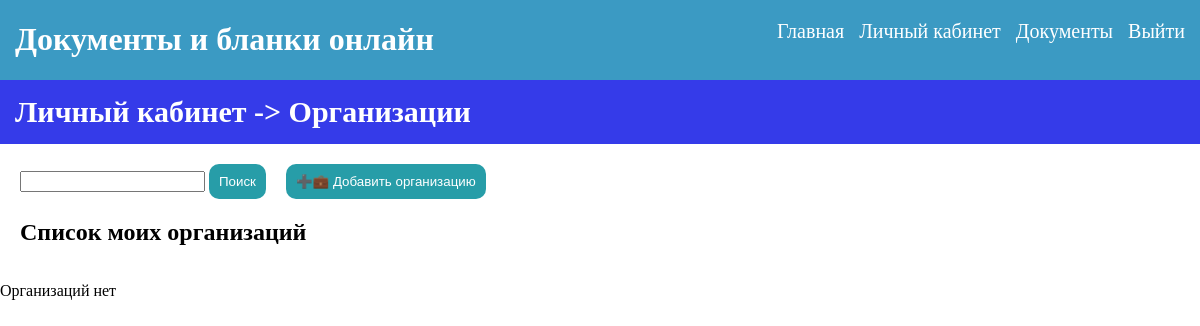
Page /account/org/ (signed in) on the earlier database version.
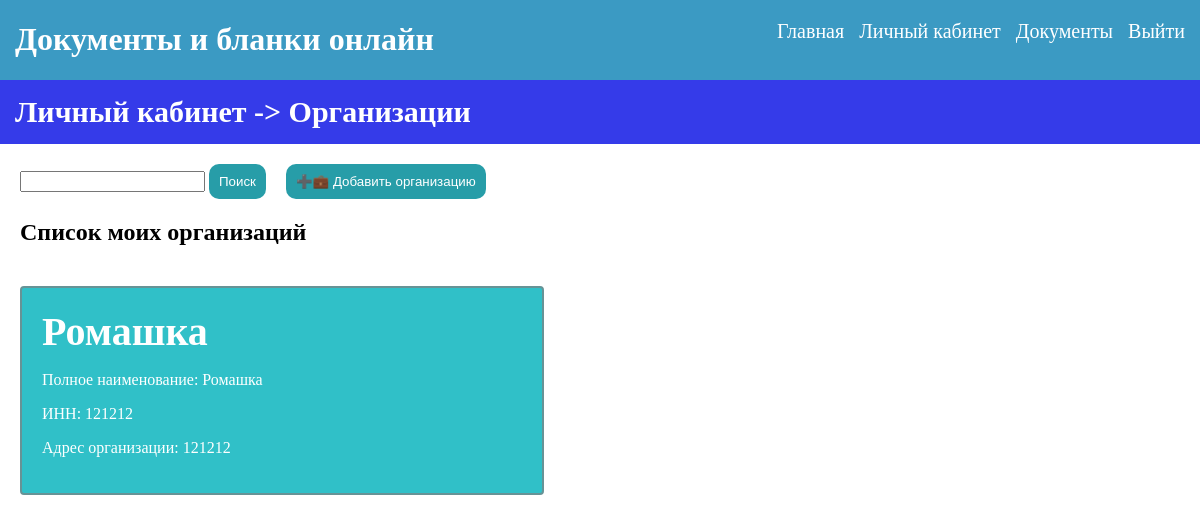
Same page on the later database version.
### account/models.py (models this page shows)
class Organization(models.Model):
    ID_information = models.ForeignKey('Organization_info', on_delete=models.CASCADE)
    ID_employers = models.ForeignKey('Employers', on_delete=models.CASCADE, blank=True, null=True)
    ID_contacts = models.ForeignKey('Contacts', on_delete=models.CASCADE)
    ID_NDS = models.ForeignKey('NDS_info', on_delete=models.CASCADE, blank=True, null=True)
    ID_privite = models.ForeignKey('Privite_face', on_delete=models.CASCADE, blank=True, null=True)

class Organization_info(models.Model):
    org_name = models.CharField(max_length=255) # наименование организации
    all_name = models.CharField(max_length=255, blank=True, null=True) #полное наименование организации
    INN_number = models.IntegerField()
    OKPO_code = models.IntegerField(blank=True, null=True)
    OKVED = models.IntegerField(blank=True, null=True)
    org_adress = models.CharField(max_length=255, blank=True, null=True)
    OGRN = models.IntegerField()
    IP_fact = models.BooleanField(default=False) #факт ИП
    KPP = models.IntegerField(null=True, blank=True)  #КПП если не ИП

### account/views.py (the view)
# urls.py: path('org/', login_required(org), name='org'),
def org(request):
    orgs = Organization.objects.filter(
        id__in=User_Organization.objects.filter(user=request.user).values_list('organization', flat=True)
    )
    query = request.GET.get('q')
    if query:
        org_found = orgs.filter(Q(ID_information__org_name__icontains=query)).distinct()
        if not org_found.exists():
            org_found = orgs
    else:
        org_found = orgs
    return render(request, 'account/dashboard.html', {'orgs': orgs, 'org_found': org_found})

### account/templates/account/dashboard.html (shortened to what this page needs)
{% load static %}
<!DOCTYPE html>
<html lang="en">
<head>
    <link rel="stylesheet" href="{% static 'css/base.css' %}">
    <link rel="stylesheet" href="{% static 'css/basespage.css' %}">
</head>
<body>
{% include 'header.html' %}
<h1 class = 'main-header'><a  href = "{% url 'profile' %}">Личный кабинет</a> -> Организации</h1>
<div class = 'info'>
<div class ='find-create'><form  class='poisk' method="get" action="{% url 'org' %}">
    <input type="text" name="q" value="{{ request.GET.q }}">
    <button class = 'add_button' type="submit">Поиск</button>
</form> <button class = 'add_button'><a href = "{% url 'orgadd' %}">➕💼 Добавить организацию</a></button></div>
<h2> Список моих организаций</h2>
</div>
<div class = 'clients-container'>
    {% for org in org_found|default:orgs %}
      <div class = 'clients-block'>
            <h2 class = 'clients-block-name'><a href = "{% url 'orgid' org.id %}">{{ org.ID_information.org_name }}</a></h2>
            <p>Полное наименование: {{org.ID_information.all_name}}</p>
            <p>ИНН: {{org.ID_information.INN_number}}</p>
            <p> Адрес организации: {{org.ID_information.org_adress}}</p>
      </div>
  {% empty %}
    <p>Организаций нет</p>
  {% endfor %}
</div>
</body>
</html>

Differences in the rows shown:
now on this page (row edited): Organization: ID_information.org_name "Ромашка", ID_information.all_name "Ромашка", ID_information.INN_number "121212", ID_information.org_adress "121212"
Other differences:
text no longer shown: "Организаций нет"
